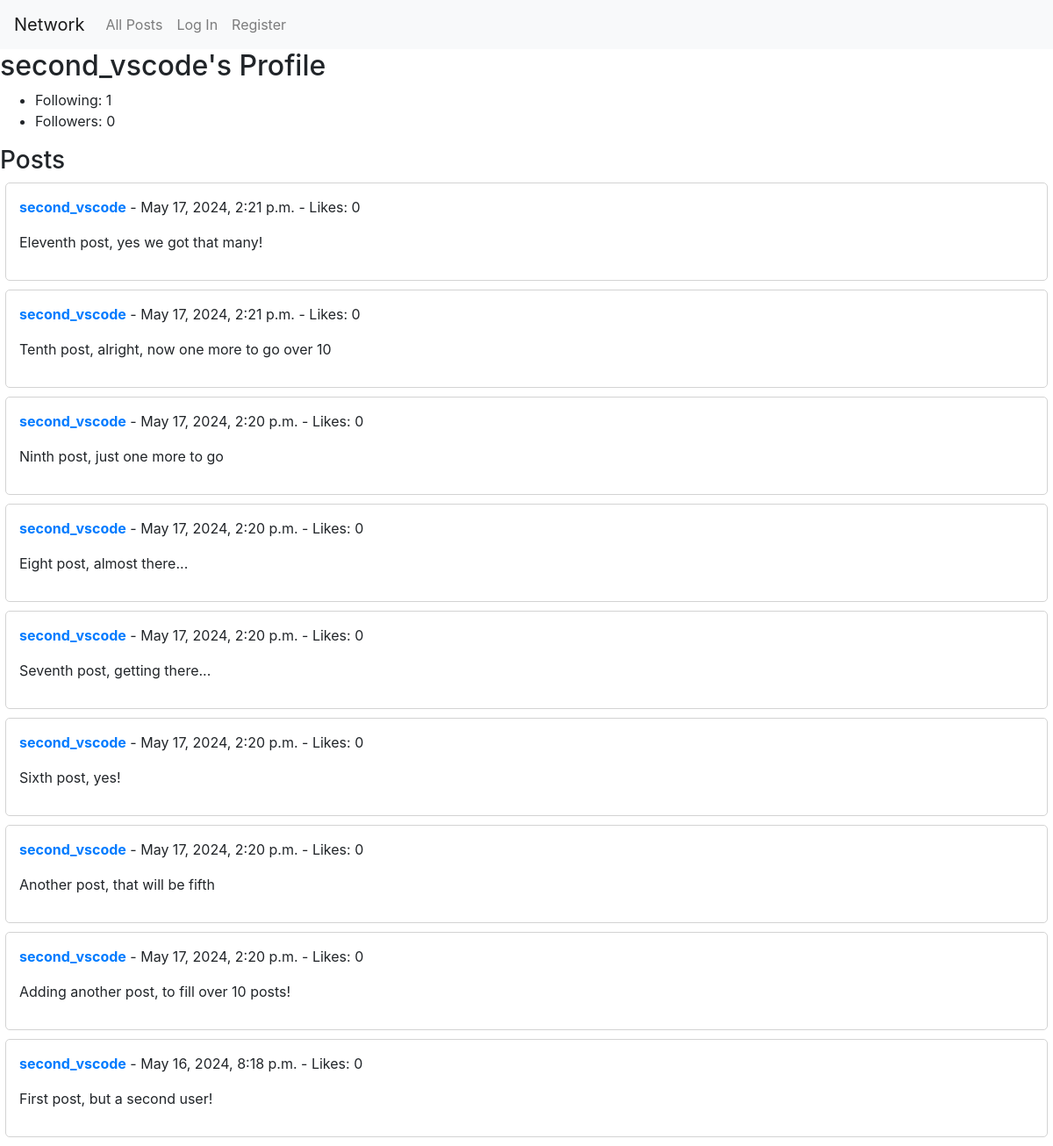
Screenshot of /profile/second_vscode/ with the database file from the repository.
### network/models.py (models this page shows, shortened)
class User(AbstractUser):
    pass

class Post(models.Model):
    user = models.ForeignKey(get_user_model(), on_delete=models.CASCADE, related_name='posts')
    content = models.TextField()
    timestamp = models.DateTimeField(auto_now_add=True)

### network/views.py (the view)
# urls.py: path("profile/<str:username>/", views.profile, name="profile"),
def profile(request, username):
    user = get_object_or_404(User, username=username)
    posts = Post.objects.filter(user=user).order_by('-timestamp')
    following_count = user.following.all().count()
    follower_count = user.followers.all().count()
    is_following = False
    if request.user.is_authenticated:
        is_following = Following.objects.filter(user=request.user, followed_user=user).exists()
    paginator = Paginator(posts, 10)
    page_number = request.GET.get('page')
    page_obj = paginator.get_page(page_number)
    return render(request, 'network/profile.html', {
        'profile_user': user,
        'posts': posts,
        'follower_count': follower_count,
        'following_count': following_count,
        'is_following': is_following,  # Pass this to the template
        'page_obj': page_obj
    })

### network/templates/network/profile.html (shortened to what this page needs)
{% extends "network/layout.html" %}
{% block body %}
    <h2>{{ profile_user.username }}'s Profile</h2>
    <ul>
        <li>Following: {{ following_count }}</li>
        <li>Followers: {{ follower_count }}</li>
    </ul>
    <h3>Posts</h3>
    {% if posts %}
        {% for post in page_obj %}
            <div class="post-container" data-post-id="{{ post.id }}">
                <div class="post">
                    <p>
                        <strong><a href="{% url 'profile' post.user.username %}">
                            {{ post.user.username }}</a></strong>
                        - {{ post.timestamp }} - Likes: 0
                    </p>
                    <p id="post-content-{{ post.id }}">{{ post.content }}</p>
                </div>
            </div>
        {% endfor %}
    {% else %}
        <p>{{ profile_user.username }} hasn't made any posts yet.</p>
    {% endif %}
{% endblock %}

### network/static/network/styles.css (style rules this page uses)
.post { border: 1px solid lightgray; padding: 15px; margin-bottom: 10px; border-radius: 5px; max-width: 99vw; margin-left: auto; margin-right: auto; }

### rows the page displays
User: username "second_vscode"
Post: user.username "second_vscode", timestamp "May 17, 2024, 2:21 p.m.", content "Eleventh post, yes we got that many!"
Post: user.username "second_vscode", timestamp "May 17, 2024, 2:21 p.m.", content "Tenth post, alright, now one more to go over 10"
Post: user.username "second_vscode", timestamp "May 17, 2024, 2:20 p.m.", content "Ninth post, just one more to go"
Post: user.username "second_vscode", timestamp "May 17, 2024, 2:20 p.m.", content "Eight post, almost there..."
Post: user.username "second_vscode", timestamp "May 17, 2024, 2:20 p.m.", content "Seventh post, getting there..."
Post: user.username "second_vscode", timestamp "May 17, 2024, 2:20 p.m.", content "Sixth post, yes!"
Post: user.username "second_vscode", timestamp "May 17, 2024, 2:20 p.m.", content "Another post, that will be fifth"
Post: user.username "second_vscode", timestamp "May 17, 2024, 2:20 p.m.", content "Adding another post, to fill over 10 posts!"
Post: user.username "second_vscode", timestamp "May 16, 2024, 8:18 p.m.", content "First post, but a second user!"

### other values shown
{{ following_count }} "1"
{{ follower_count }} "0"
